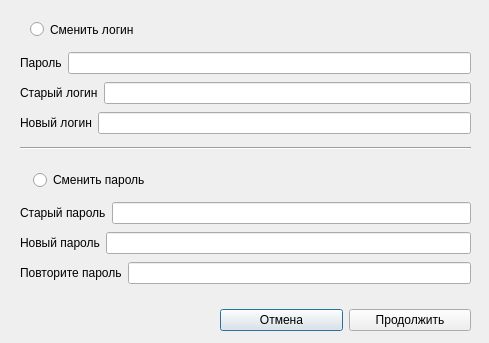
<?xml version="1.0" encoding="UTF-8"?>
<ui version="4.0">
 <class>ChangePass</class>
 <widget class="QDialog" name="ChangePass">
  <property name="geometry">
   <rect>
    <x>0</x>
    <y>0</y>
    <width>489</width>
    <height>343</height>
   </rect>
  </property>
  <property name="windowTitle">
   <string>Изменить логин или пароль</string>
  </property>
  <widget class="Line" name="line">
   <property name="geometry">
    <rect>
     <x>20</x>
     <y>140</y>
     <width>451</width>
     <height>16</height>
    </rect>
   </property>
   <property name="orientation">
    <enum>Qt::Horizontal</enum>
   </property>
  </widget>
  <widget class="QWidget" name="layoutWidget">
   <property name="geometry">
    <rect>
     <x>20</x>
     <y>200</y>
     <width>451</width>
     <height>86</height>
    </rect>
   </property>
   <layout class="QVBoxLayout" name="verticalLayout_2">
    <item>
     <layout class="QHBoxLayout" name="horizontalLayout_4">
      <item>
       <widget class="QLabel" name="label_6">
        <property name="text">
         <string>Старый пароль</string>
        </property>
       </widget>
      </item>
      <item>
       <widget class="QLineEdit" name="oldpass">
        <property name="text">
         <string/>
        </property>
       </widget>
      </item>
     </layout>
    </item>
    <item>
     <layout class="QHBoxLayout" name="horizontalLayout_5">
      <item>
       <widget class="QLabel" name="newpass_2">
        <property name="text">
         <string>Новый пароль</string>
        </property>
       </widget>
      </item>
      <item>
       <widget class="QLineEdit" name="newpass"/>
      </item>
     </layout>
    </item>
    <item>
     <layout class="QHBoxLayout" name="horizontalLayout_6">
      <item>
       <widget class="QLabel" name="label_8">
        <property name="text">
         <string>Повторите пароль</string>
        </property>
       </widget>
      </item>
      <item>
       <widget class="QLineEdit" name="newpass3"/>
      </item>
     </layout>
    </item>
   </layout>
  </widget>
  <widget class="QRadioButton" name="radioButton">
   <property name="geometry">
    <rect>
     <x>30</x>
     <y>20</y>
     <width>161</width>
     <height>19</height>
    </rect>
   </property>
   <property name="text">
    <string>Сменить логин</string>
   </property>
  </widget>
  <widget class="QRadioButton" name="radioButton_2">
   <property name="geometry">
    <rect>
     <x>33</x>
     <y>170</y>
     <width>241</width>
     <height>20</height>
    </rect>
   </property>
   <property name="text">
    <string>Сменить пароль</string>
   </property>
  </widget>
  <widget class="QWidget" name="layoutWidget">
   <property name="geometry">
    <rect>
     <x>20</x>
     <y>50</y>
     <width>451</width>
     <height>86</height>
    </rect>
   </property>
   <layout class="QVBoxLayout" name="verticalLayout">
    <item>
     <layout class="QHBoxLayout" name="horizontalLayout_2">
      <item>
       <widget class="QLabel" name="label_3">
        <property name="text">
         <string>Пароль</string>
        </property>
       </widget>
      </item>
      <item>
       <widget class="QLineEdit" name="pass"/>
      </item>
     </layout>
    </item>
    <item>
     <layout class="QHBoxLayout" name="horizontalLayout">
      <item>
       <widget class="QLabel" name="label_2">
        <property name="text">
         <string>Старый логин</string>
        </property>
       </widget>
      </item>
      <item>
       <widget class="QLineEdit" name="oldlogin">
        <property name="text">
         <string/>
        </property>
       </widget>
      </item>
     </layout>
    </item>
    <item>
     <layout class="QHBoxLayout" name="horizontalLayout_3">
      <item>
       <widget class="QLabel" name="label_4">
        <property name="text">
         <string>Новый логин</string>
        </property>
       </widget>
      </item>
      <item>
       <widget class="QLineEdit" name="newlog"/>
      </item>
     </layout>
    </item>
   </layout>
  </widget>
  <widget class="QWidget" name="layoutWidget">
   <property name="geometry">
    <rect>
     <x>220</x>
     <y>300</y>
     <width>251</width>
     <height>41</height>
    </rect>
   </property>
   <layout class="QHBoxLayout" name="horizontalLayout_7">
    <item>
     <widget class="QPushButton" name="pushButton">
      <property name="text">
       <string>Отмена</string>
      </property>
     </widget>
    </item>
    <item>
     <widget class="QPushButton" name="pushButton_2">
      <property name="text">
       <string>Продолжить</string>
      </property>
     </widget>
    </item>
   </layout>
  </widget>
 </widget>
 <resources/>
 <connections/>
</ui>
